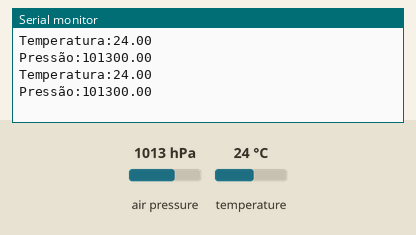
Bench run of a sketch on a simulated Arduino Uno, built for the host (arithmetic inside an expression is 32-bit, double 64-bit). On the bench: the last lines printed to the serial monitor. The test bench sets the inputs (shaded band); at power-on: air pressure 1013 hPa, temperature 24 °C.

Above: at 1.8 s.
1.9 s: air pressure set to 952 hPa
At 2.8 s:
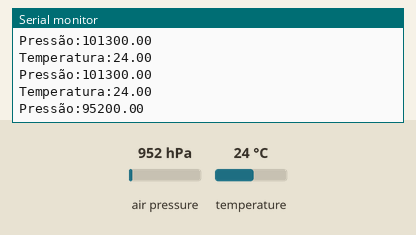
3.4 s: temperature set to 12 °C
At 4.7 s:
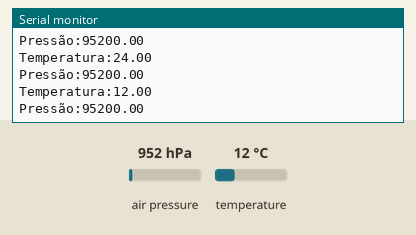
4.9 s: air pressure set to 975 hPa
At 5.7 s:
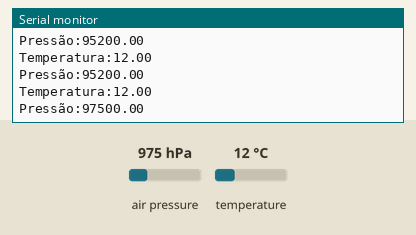
Timing chart, 0 to 7.9 s (numbered marks = the images above; inputs shaded):
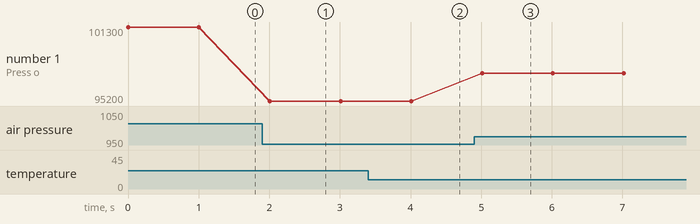

Measured:
- after the input at 1.9 s, the serial monitor: prints a new line after 0.11 s (image 1)
- after the input at 3.4 s, the serial monitor: prints a new line after 0.61 s (image 2)
- after the input at 4.9 s, the serial monitor: prints a new line after 0.11 s (image 3)
- plotted number 1: 101300 → 95200 after the input at 1.9 s, 95200 → 97500 after the input at 4.9 s

The sketch:

teste_barometro.ino
```cpp
#include <Wire.h>
#include <BMP085.h>

BMP085 bmp085;

void setup(){
  Serial.begin(9600);
  bmp085.calibration();
}
void loop(){
  Serial.print("Temperatura:");
  Serial.println(bmp085.getTemperature());
  Serial.print("Pressão:");
  Serial.println(bmp085.getPressure());
  delay(1000);
}
```
